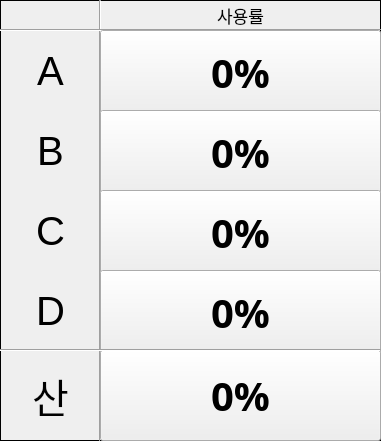
  <widget class="QFrame" name="frame_set_yang_2">
   <property name="geometry">
    <rect>
     <x>630</x>
     <y>80</y>
     <width>381</width>
     <height>441</height>
    </rect>
   </property>
   <property name="autoFillBackground">
    <bool>true</bool>
   </property>
   <property name="frameShape">
    <enum>QFrame::Box</enum>
   </property>
   <property name="frameShadow">
    <enum>QFrame::Plain</enum>
   </property>
   <property name="lineWidth">
    <number>1</number>
   </property>
   <property name="midLineWidth">
    <number>1</number>
   </property>
   <widget class="QLabel" name="label_7">
    <property name="geometry">
     <rect>
      <x>0</x>
      <y>30</y>
      <width>101</width>
      <height>81</height>
     </rect>
    </property>
    <property name="font">
     <font>
      <pointsize>30</pointsize>
     </font>
    </property>
    <property name="text">
     <string>A</string>
    </property>
    <property name="alignment">
     <set>Qt::AlignCenter</set>
    </property>
    <property name="wordWrap">
     <bool>false</bool>
    </property>
   </widget>
   <widget class="Line" name="line_3">
    <property name="geometry">
     <rect>
      <x>90</x>
      <y>0</y>
      <width>20</width>
      <height>441</height>
     </rect>
    </property>
    <property name="orientation">
     <enum>Qt::Vertical</enum>
    </property>
   </widget>
   <widget class="QLabel" name="label_8">
    <property name="geometry">
     <rect>
      <x>0</x>
      <y>110</y>
      <width>101</width>
      <height>81</height>
     </rect>
    </property>
    <property name="font">
     <font>
      <pointsize>30</pointsize>
     </font>
    </property>
    <property name="text">
     <string>B</string>
    </property>
    <property name="alignment">
     <set>Qt::AlignCenter</set>
    </property>
    <property name="wordWrap">
     <bool>false</bool>
    </property>
   </widget>
   <widget class="QLabel" name="label_9">
    <property name="geometry">
     <rect>
      <x>0</x>
      <y>190</y>
      <width>101</width>
      <height>81</height>
     </rect>
    </property>
    <property name="font">
     <font>
      <pointsize>30</pointsize>
     </font>
    </property>
    <property name="text">
     <string>C</string>
    </property>
    <property name="alignment">
     <set>Qt::AlignCenter</set>
    </property>
    <property name="wordWrap">
     <bool>false</bool>
    </property>
   </widget>
   <widget class="QLabel" name="label_10">
    <property name="geometry">
     <rect>
      <x>0</x>
      <y>270</y>
      <width>101</width>
      <height>81</height>
     </rect>
    </property>
    <property name="font">
     <font>
      <pointsize>30</pointsize>
     </font>
    </property>
    <property name="text">
     <string>D</string>
    </property>
    <property name="alignment">
     <set>Qt::AlignCenter</set>
    </property>
    <property name="wordWrap">
     <bool>false</bool>
    </property>
   </widget>
   <widget class="Line" name="line_4">
    <property name="geometry">
     <rect>
      <x>0</x>
      <y>20</y>
      <width>381</width>
      <height>21</height>
     </rect>
    </property>
    <property name="orientation">
     <enum>Qt::Horizontal</enum>
    </property>
   </widget>
   <widget class="QLabel" name="label_11">
    <property name="geometry">
     <rect>
      <x>100</x>
      <y>0</y>
      <width>281</width>
      <height>31</height>
     </rect>
    </property>
    <property name="font">
     <font>
      <pointsize>13</pointsize>
     </font>
    </property>
    <property name="text">
     <string>사용률</string>
    </property>
    <property name="alignment">
     <set>Qt::AlignCenter</set>
    </property>
    <property name="wordWrap">
     <bool>false</bool>
    </property>
   </widget>
   <widget class="QLabel" name="label_12">
    <property name="geometry">
     <rect>
      <x>0</x>
      <y>350</y>
      <width>101</width>
      <height>91</height>
     </rect>
    </property>
    <property name="font">
     <font>
      <pointsize>30</pointsize>
     </font>
    </property>
    <property name="text">
     <string>산</string>
    </property>
    <property name="alignment">
     <set>Qt::AlignCenter</set>
    </property>
    <property name="wordWrap">
     <bool>false</bool>
    </property>
   </widget>
   <widget class="QPushButton" name="btn_set_valve_a">
    <property name="geometry">
     <rect>
      <x>100</x>
      <y>30</y>
      <width>281</width>
      <height>85</height>
     </rect>
    </property>
    <property name="font">
     <font>
      <family>Agency FB</family>
      <pointsize>30</pointsize>
      <weight>75</weight>
      <bold>true</bold>
     </font>
    </property>
    <property name="text">
     <string>0%</string>
    </property>
   </widget>
   <widget class="QPushButton" name="btn_set_valve_b">
    <property name="geometry">
     <rect>
      <x>100</x>
      <y>110</y>
      <width>281</width>
      <height>85</height>
     </rect>
    </property>
    <property name="font">
     <font>
      <family>Agency FB</family>
      <pointsize>30</pointsize>
      <weight>75</weight>
      <bold>true</bold>
     </font>
    </property>
    <property name="text">
     <string>0%</string>
    </property>
   </widget>
   <widget class="QPushButton" name="btn_set_valve_c">
    <property name="geometry">
     <rect>
      <x>100</x>
      <y>190</y>
      <width>281</width>
      <height>85</height>
     </rect>
    </property>
    <property name="font">
     <font>
      <family>Agency FB</family>
      <pointsize>30</pointsize>
      <weight>75</weight>
      <bold>true</bold>
     </font>
    </property>
    <property name="text">
     <string>0%</string>
    </property>
   </widget>
   <widget class="QPushButton" name="btn_set_valve_d">
    <property name="geometry">
     <rect>
      <x>100</x>
      <y>270</y>
      <width>281</width>
      <height>85</height>
     </rect>
    </property>
    <property name="font">
     <font>
      <family>Agency FB</family>
      <pointsize>30</pointsize>
      <weight>75</weight>
      <bold>true</bold>
     </font>
    </property>
    <property name="text">
     <string>0%</string>
    </property>
   </widget>
   <widget class="QPushButton" name="btn_set_valve_p">
    <property name="geometry">
     <rect>
      <x>100</x>
      <y>350</y>
      <width>281</width>
      <height>91</height>
     </rect>
    </property>
    <property name="font">
     <font>
      <family>Agency FB</family>
      <pointsize>30</pointsize>
      <weight>75</weight>
      <bold>true</bold>
     </font>
    </property>
    <property name="text">
     <string>0%</string>
    </property>
   </widget>
   <widget class="Line" name="line_6">
    <property name="geometry">
     <rect>
      <x>0</x>
      <y>340</y>
      <width>381</width>
      <height>21</height>
     </rect>
    </property>
    <property name="orientation">
     <enum>Qt::Horizontal</enum>
    </property>
   </widget>
  </widget>
